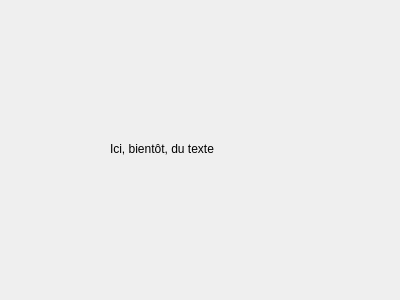
<?xml version="1.0" encoding="UTF-8"?>
<ui version="4.0">
 <class>About</class>
 <widget class="QDialog" name="About">
  <property name="geometry">
   <rect>
    <x>0</x>
    <y>0</y>
    <width>400</width>
    <height>300</height>
   </rect>
  </property>
  <property name="windowTitle">
   <string>A propos</string>
  </property>
  <widget class="QLabel" name="label">
   <property name="geometry">
    <rect>
     <x>110</x>
     <y>140</y>
     <width>181</width>
     <height>17</height>
    </rect>
   </property>
   <property name="text">
    <string>Ici, bientôt, du texte</string>
   </property>
  </widget>
 </widget>
 <resources/>
 <connections/>
</ui>
